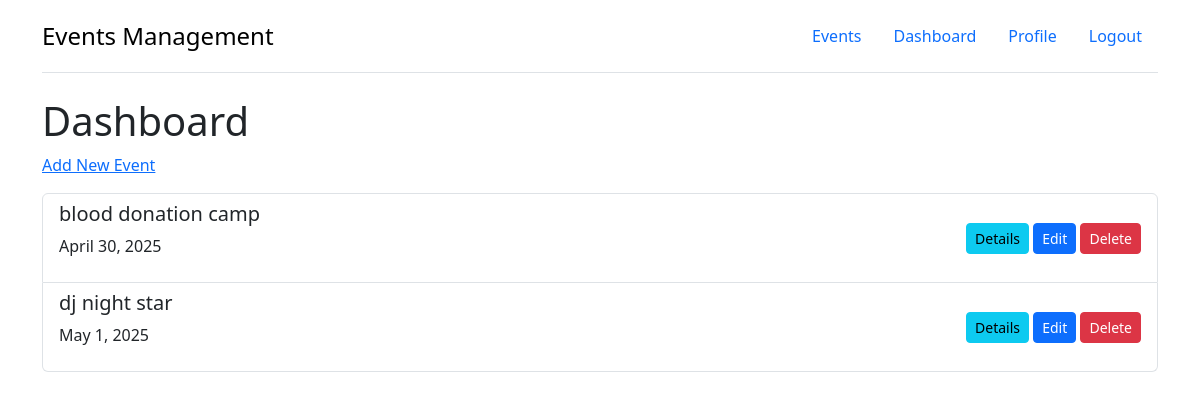
The app's page /dash/ (signed in) with its own data.
### events/models.py (models this page shows, shortened)
class Event(models.Model):
    EVENT_STATUS_CHOICES = [
        ('upcoming', 'upcoming'),
        ('ongoing', 'ongoing'),
        ('completed', 'completed')
    ]
    name = models.CharField(max_length=100)
    description = models.TextField()
    date = models.DateField()
    start_time = models.TimeField()
    end_time = models.TimeField()
    is_public = models.BooleanField(default=False)
    location = models.CharField(max_length=100, blank=True, null=True)
    max_participants = models.PositiveIntegerField()
    organizer = models.ForeignKey(
        User, on_delete=models.CASCADE, related_name='organized_events')
    venue = models.ForeignKey(
        Venue, on_delete=models.CASCADE, related_name='events')
    pub_date = models.TimeField(default=now)
    status = models.CharField(
        max_length=10, choices=EVENT_STATUS_CHOICES, default="upcoming")

### events/views.py (the view)
# urls.py: path("dash/", views.DashView.as_view(), name="dash"),
class DashView(LoginRequiredMixin, generic.ListView):
    login_url = "/login/"
    template_name = "events/dashboard.html"
    context_object_name = "events_list"
    def get_queryset(self):
        return Event.objects.filter(organizer=self.request.user).order_by("-pub_date")

### events/templates/events/dashboard.html (shortened to what this page needs)
{% extends "events/base.html" %}
{% block content %}
<h1>Dashboard</h1>
<a href="/add-event">Add New Event</a>
<ul class="list-group mt-3">
  {% for event in events_list %}
  <li class="list-group-item d-flex justify-content-between align-items-center">
    <div>
      <h5>{{ event.name }}</h5>
      <p>{{ event.date }}</p>
    </div>
    <div>
      <a href="{% url 'details' event.id %}" class="btn btn-info btn-sm"
        >Details</a
      >
      <a href="{% url 'edit_event' event.id %}" class="btn btn-primary btn-sm"
        >Edit</a
      >
      <form
        action="{% url 'delete_event' event.id %}?next={{ request.path }}"
        method="POST"
        style="display: inline"
      >
        <button
          type="submit"
          class="btn btn-danger btn-sm"
          onclick="return confirm('Are you sure you want to delete this event?');"
        >
          Delete
        </button>
      </form>
    </div>
  </li>
  {% empty %}
  <p class="text-muted">You have not created any events yet.</p>
  {% endfor %}
</ul>
{% endblock %}

### records on screen
Event: name "blood donation camp", date "April 30, 2025"
Event: name "dj night star", date "May 1, 2025"
